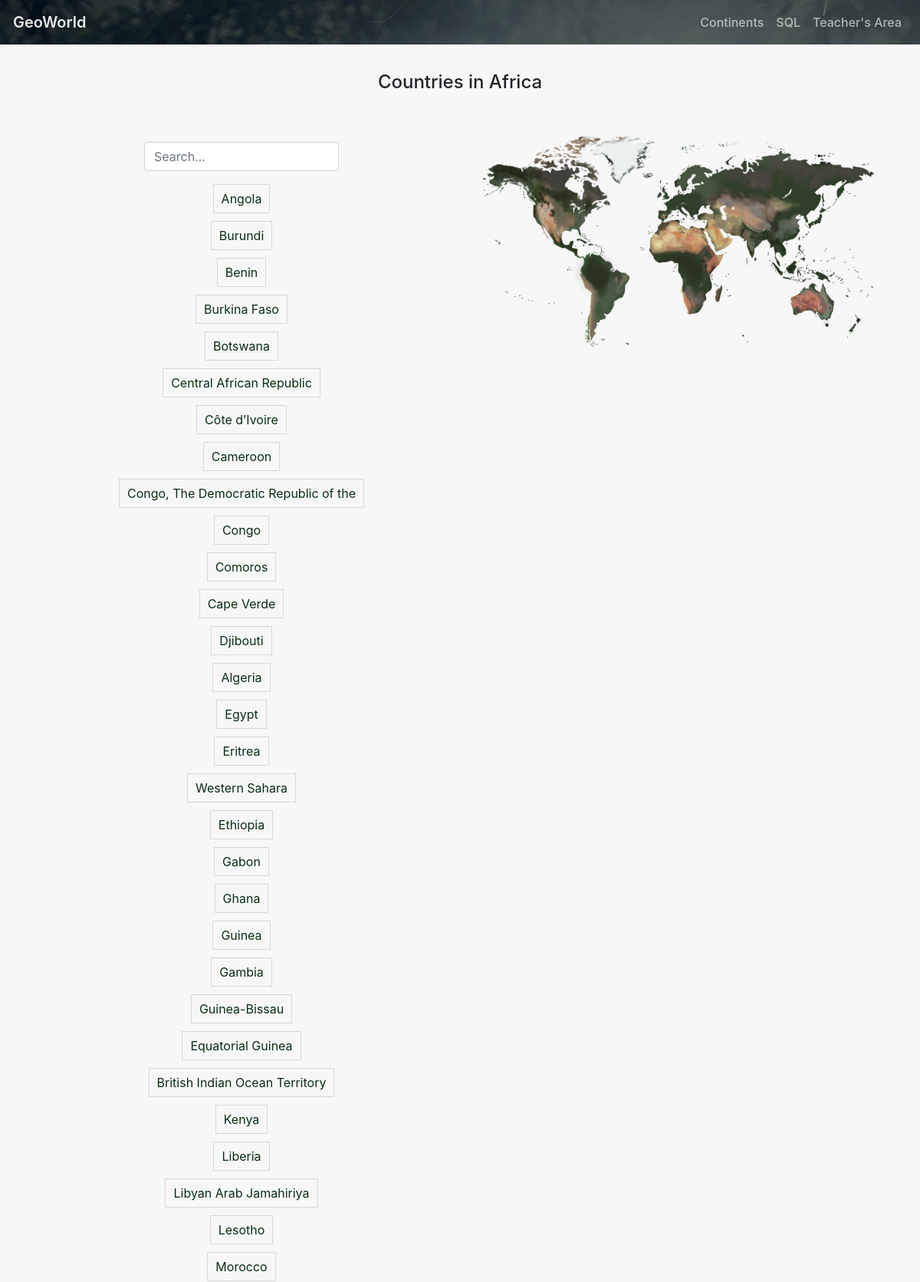
Screenshot of /countries.php?continent=Africa (upper part) with the database file from the repository.
### tables this page shows
CREATE TABLE `Country`
(
    `id`             int(11)                                                                                NOT NULL AUTO_INCREMENT,
    `Code`           char(3)                                                                                         DEFAULT NULL,
    `Name`           char(52)                                                                               NOT NULL DEFAULT '',
    `Continent`      enum ('Asia','Europe','North America','Africa','Oceania','Antarctica','South America') NOT NULL DEFAULT 'Asia',
    `Region`         char(26)                                                                               NOT NULL DEFAULT '',
    `SurfaceArea`    float(10, 2)                                                                           NOT NULL DEFAULT '0.00',
    `IndepYear`      smallint(6)                                                                                     DEFAULT NULL,
    `Population`     int(11)                                                                                NOT NULL DEFAULT '0',
    `LifeExpectancy` float(3, 1)                                                                                     DEFAULT NULL,
    `GNP`            float(10, 2)                                                                                    DEFAULT NULL,
    `GNPOld`         float(10, 2)                                                                                    DEFAULT NULL,
    `LocalName`      char(45)                                                                               NOT NULL DEFAULT '',
    `GovernmentForm` char(45)                                                                               NOT NULL DEFAULT '',
    `HeadOfState`    char(60)                                                                                        DEFAULT NULL,
    `Capital`        int(11)                                                                                         DEFAULT NULL,
    `Code2`          char(2)                                                                                NOT NULL DEFAULT '',
    PRIMARY KEY (`id`) USING BTREE
);

### func/functions.php (called while the page is built, shortened)
<?php
require_once 'db.php';
function getCountriesByContinent($continent){
  global $dataDB;
  $prepare = $dataDB->prepare("SELECT * FROM Country WHERE continent = :cont");
  $prepare->bindValue(':cont', $continent, PDO::PARAM_STR);
  $prepare->execute();
  return $prepare->fetchAll();
}

### countries.php (the view, shortened to what this page needs)
<?php
require_once 'func/functions.php';
if (!empty($_GET['continent'])) {
    $continent = $_GET['continent'];
    $continentExist = verifContinent($continent);
    if ($continentExist) {
        $countries = getCountriesByContinent($continent);
    } else {
        header("Location: notFound.php");
        exit();
    }
} else {
    header("Location: notFound.php");
    exit();
}
?>
<?php require_once 'inc/header.php'; ?>
<main role="main" class="flex-shrink-0">
    <div class="container">
        <h4 class="text-center">Countries in <?php echo $continent ?> </h4>
        <div class="row">
            <div class="col-sm-6">
                <p></p><br>
                <div class="table-responsive">
                    <nav style="padding-top: 15px; padding-bottom: 12px;" class="navbar navbar-expand-md">
                        <input class="form-control col-md-6 offset-md-3" type="text" id="mySearch" onkeyup="myFunction()" placeholder="Search...">
                    </nav>
                    <table id="myMenu" class="table table-borderless">
                        <tbody>
                        <?php foreach ($countries as $indice => $country): ?>
                            <tr align="center">
                                <td><a class="counttab" href="view.php?country=<?php echo $country->id; ?>"><?php echo $country->Name; ?></a></td>
                            </tr>
                        <?php endforeach; ?>
                        </tbody>
                    </table>
                </div>
            </div>
            <div class="col-sm-6 "><br><br>
                <div class="col-sm-12">
                    <img src="img/cont.png" class="d-block w-100"><br>
                </div>
            </div>
        </div>
</main>
<?php require_once 'inc/footer.php'; ?>

### css/style.css (style rules this page uses)
body { background-color: #f7f7f7; }
main { padding-top: 35px; padding-bottom: 25px; }
.counttab { color: #0b2e13; border: 1px solid #d6d8db; padding: 8px 10px 8px 10px; }

### rows the page displays
country: Name "Angola"
country: Name "Burundi"
country: Name "Benin"
country: Name "Burkina Faso"
country: Name "Botswana"
country: Name "Central African Republic"
country: Name "Côte d’Ivoire"
country: Name "Cameroon"
country: Name "Congo, The Democratic Republic of the"
country: Name "Congo"
country: Name "Comoros"
country: Name "Cape Verde"
country: Name "Djibouti"
country: Name "Algeria"
country: Name "Egypt"
country: Name "Eritrea"
country: Name "Western Sahara"
country: Name "Ethiopia"
country: Name "Gabon"
country: Name "Ghana"
country: Name "Guinea"
country: Name "Gambia"
country: Name "Guinea-Bissau"
country: Name "Equatorial Guinea"
country: Name "British Indian Ocean Territory"
country: Name "Kenya"
country: Name "Liberia"
country: Name "Libyan Arab Jamahiriya"
country: Name "Lesotho"
country: Name "Morocco"

### other values shown
$continent "Africa"
